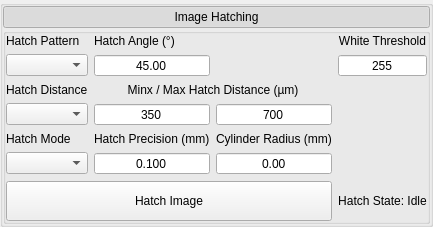
         <widget class="QGroupBox" name="hatch_frame">
          <property name="styleSheet">
           <string notr="true"/>
          </property>
          <property name="title">
           <string/>
          </property>
          <property name="styleClass" stdset="0">
           <string>outsideFrame</string>
          </property>
          <layout class="QVBoxLayout" name="verticalLayout_12">
           <property name="spacing">
            <number>0</number>
           </property>
           <property name="leftMargin">
            <number>0</number>
           </property>
           <property name="topMargin">
            <number>0</number>
           </property>
           <property name="rightMargin">
            <number>0</number>
           </property>
           <property name="bottomMargin">
            <number>0</number>
           </property>
           <item>
            <widget class="QPushButton" name="pushButton_5">
             <property name="styleSheet">
              <string notr="true"/>
             </property>
             <property name="text">
              <string>Image Hatching</string>
             </property>
             <property name="checkable">
              <bool>true</bool>
             </property>
             <property name="checked">
              <bool>true</bool>
             </property>
             <property name="styleClass" stdset="0">
              <string>MenuButton</string>
             </property>
            </widget>
           </item>
           <item>
            <widget class="QGroupBox" name="inside_hatch_frame">
             <property name="styleSheet">
              <string notr="true"/>
             </property>
             <property name="title">
              <string/>
             </property>
             <property name="styleClass" stdset="0">
              <string>insideFrame</string>
             </property>
             <layout class="QGridLayout" name="gridLayout_6">
              <property name="leftMargin">
               <number>0</number>
              </property>
              <property name="topMargin">
               <number>0</number>
              </property>
              <property name="rightMargin">
               <number>0</number>
              </property>
              <property name="bottomMargin">
               <number>0</number>
              </property>
              <item row="0" column="3">
               <widget class="QLabel" name="label_4">
                <property name="text">
                 <string>White Threshold</string>
                </property>
                <property name="alignment">
                 <set>Qt::AlignCenter</set>
                </property>
               </widget>
              </item>
              <item row="3" column="1">
               <widget class="QSpinBox" name="hatch_dist_min_spinbox">
                <property name="minimumSize">
                 <size>
                  <width>100</width>
                  <height>0</height>
                 </size>
                </property>
                <property name="alignment">
                 <set>Qt::AlignCenter</set>
                </property>
                <property name="buttonSymbols">
                 <enum>QAbstractSpinBox::NoButtons</enum>
                </property>
                <property name="minimum">
                 <number>1</number>
                </property>
                <property name="maximum">
                 <number>10000</number>
                </property>
                <property name="value">
                 <number>350</number>
                </property>
               </widget>
              </item>
              <item row="2" column="0">
               <widget class="QLabel" name="hatch_dist_mode_label">
                <property name="text">
                 <string>Hatch Distance</string>
                </property>
               </widget>
              </item>
              <item row="1" column="3">
               <widget class="QSpinBox" name="white_threshold_hatching_spinbox">
                <property name="alignment">
                 <set>Qt::AlignCenter</set>
                </property>
                <property name="buttonSymbols">
                 <enum>QAbstractSpinBox::NoButtons</enum>
                </property>
                <property name="maximum">
                 <number>255</number>
                </property>
                <property name="value">
                 <number>255</number>
                </property>
               </widget>
              </item>
              <item row="0" column="0">
               <widget class="QLabel" name="hatch_pattern_label">
                <property name="text">
                 <string>Hatch Pattern</string>
                </property>
               </widget>
              </item>
              <item row="3" column="0">
               <widget class="QComboBox" name="hatch_dist_mode_combobox">
                <property name="sizePolicy">
                 <sizepolicy hsizetype="MinimumExpanding" vsizetype="Fixed">
                  <horstretch>0</horstretch>
                  <verstretch>0</verstretch>
                 </sizepolicy>
                </property>
               </widget>
              </item>
              <item row="4" column="1">
               <widget class="QLabel" name="hatch_precision_label">
                <property name="text">
                 <string>Hatch Precision (mm)</string>
                </property>
               </widget>
              </item>
              <item row="5" column="0">
               <widget class="QComboBox" name="hatch_mode_combobox">
                <property name="sizePolicy">
                 <sizepolicy hsizetype="MinimumExpanding" vsizetype="Fixed">
                  <horstretch>0</horstretch>
                  <verstretch>0</verstretch>
                 </sizepolicy>
                </property>
               </widget>
              </item>
              <item row="3" column="2">
               <widget class="QSpinBox" name="hatch_dist_max_spinbox">
                <property name="minimumSize">
                 <size>
                  <width>100</width>
                  <height>0</height>
                 </size>
                </property>
                <property name="alignment">
                 <set>Qt::AlignCenter</set>
                </property>
                <property name="buttonSymbols">
                 <enum>QAbstractSpinBox::NoButtons</enum>
                </property>
                <property name="minimum">
                 <number>1</number>
                </property>
                <property name="maximum">
                 <number>10000</number>
                </property>
                <property name="value">
                 <number>700</number>
                </property>
               </widget>
              </item>
              <item row="0" column="1">
               <widget class="QLabel" name="hatch_angle_label">
                <property name="text">
                 <string>Hatch Angle (°)</string>
                </property>
               </widget>
              </item>
              <item row="2" column="1" colspan="2">
               <widget class="QLabel" name="hatch_dist_min_label">
                <property name="text">
                 <string>Minx / Max Hatch Distance (µm)</string>
                </property>
                <property name="alignment">
                 <set>Qt::AlignCenter</set>
                </property>
               </widget>
              </item>
              <item row="5" column="2">
               <widget class="QDoubleSpinBox" name="cyl_rad_spinbox">
                <property name="alignment">
                 <set>Qt::AlignCenter</set>
                </property>
                <property name="buttonSymbols">
                 <enum>QAbstractSpinBox::NoButtons</enum>
                </property>
                <property name="minimum">
                 <double>0.000000000000000</double>
                </property>
                <property name="maximum">
                 <double>10000.000000000000000</double>
                </property>
                <property name="singleStep">
                 <double>1.000000000000000</double>
                </property>
               </widget>
              </item>
              <item row="1" column="1">
               <widget class="QDoubleSpinBox" name="hatch_angle_spinbox">
                <property name="alignment">
                 <set>Qt::AlignCenter</set>
                </property>
                <property name="buttonSymbols">
                 <enum>QAbstractSpinBox::NoButtons</enum>
                </property>
                <property name="maximum">
                 <double>179.000000000000000</double>
                </property>
                <property name="value">
                 <double>45.000000000000000</double>
                </property>
               </widget>
              </item>
              <item row="4" column="0">
               <widget class="QLabel" name="hatch_mode_label">
                <property name="text">
                 <string>Hatch Mode</string>
                </property>
               </widget>
              </item>
              <item row="3" column="3">
               <spacer name="horizontalSpacer">
                <property name="orientation">
                 <enum>Qt::Horizontal</enum>
                </property>
                <property name="sizeHint" stdset="0">
                 <size>
                  <width>40</width>
                  <height>20</height>
                 </size>
                </property>
               </spacer>
              </item>
              <item row="5" column="1">
               <widget class="QDoubleSpinBox" name="hatch_precision_spinbox">
                <property name="alignment">
                 <set>Qt::AlignCenter</set>
                </property>
                <property name="buttonSymbols">
                 <enum>QAbstractSpinBox::NoButtons</enum>
                </property>
                <property name="decimals">
                 <number>3</number>
                </property>
                <property name="minimum">
                 <double>0.001000000000000</double>
                </property>
                <property name="maximum">
                 <double>100.000000000000000</double>
                </property>
                <property name="singleStep">
                 <double>0.100000000000000</double>
                </property>
                <property name="value">
                 <double>0.100000000000000</double>
                </property>
               </widget>
              </item>
              <item row="1" column="0">
               <widget class="QComboBox" name="hatch_pattern_combobox">
                <property name="sizePolicy">
                 <sizepolicy hsizetype="MinimumExpanding" vsizetype="Fixed">
                  <horstretch>0</horstretch>
                  <verstretch>0</verstretch>
                 </sizepolicy>
                </property>
               </widget>
              </item>
              <item row="4" column="2">
               <widget class="QLabel" name="cyl_rad_label">
                <property name="text">
                 <string>Cylinder Radius (mm)</string>
                </property>
               </widget>
              </item>
              <item row="6" column="3">
               <widget class="QLabel" name="hatch_progress_label">
                <property name="text">
                 <string>Hatch State: Idle</string>
                </property>
                <property name="alignment">
                 <set>Qt::AlignCenter</set>
                </property>
               </widget>
              </item>
              <item row="6" column="0" colspan="3">
               <widget class="QPushButton" name="hatch_image_button">
                <property name="sizePolicy">
                 <sizepolicy hsizetype="Minimum" vsizetype="Minimum">
                  <horstretch>0</horstretch>
                  <verstretch>0</verstretch>
                 </sizepolicy>
                </property>
                <property name="minimumSize">
                 <size>
                  <width>0</width>
                  <height>40</height>
                 </size>
                </property>
                <property name="text">
                 <string>Hatch Image</string>
                </property>
               </widget>
              </item>
             </layout>
            </widget>
           </item>
          </layout>
         </widget>
